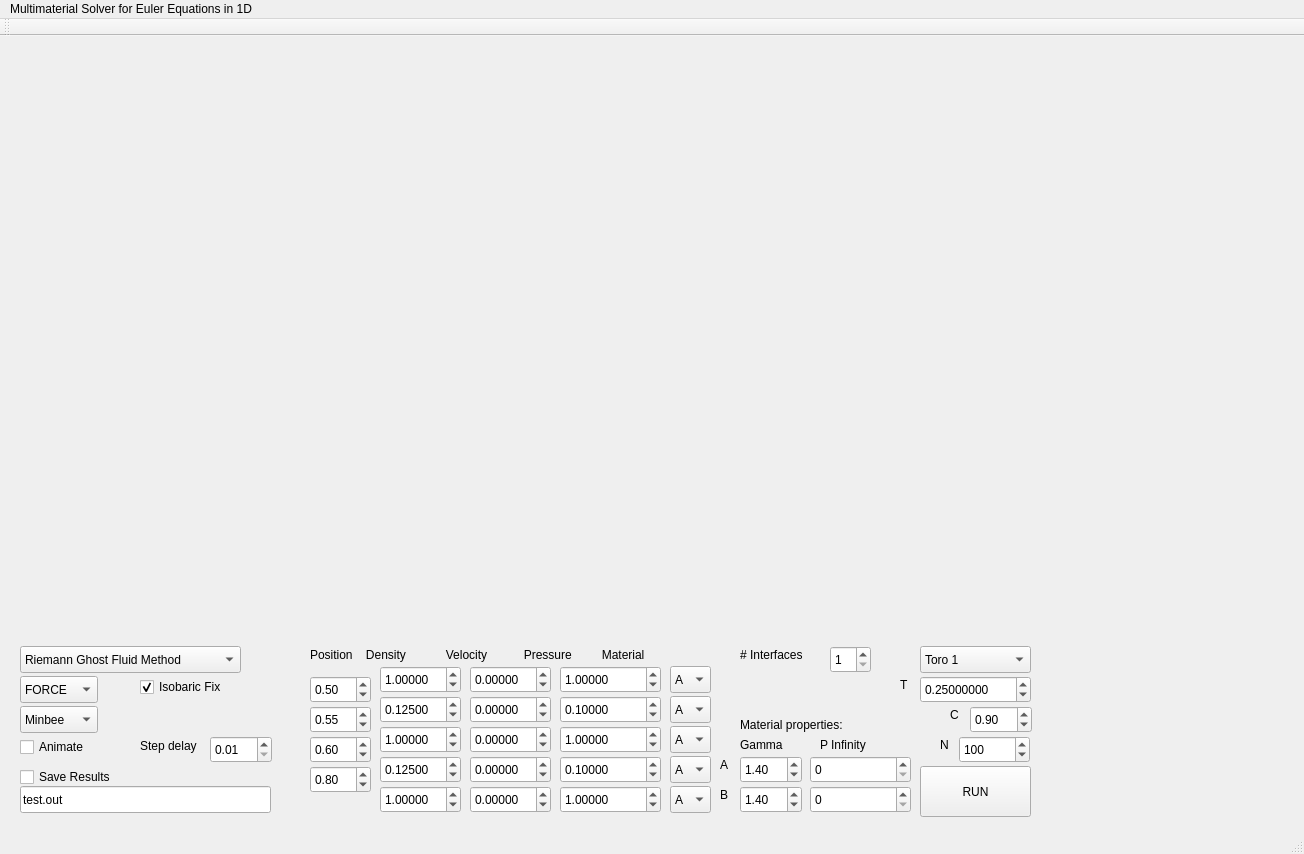
<?xml version="1.0" encoding="UTF-8"?>
<ui version="4.0">
 <class>MainWindow</class>
 <widget class="QMainWindow" name="MainWindow">
  <property name="geometry">
   <rect>
    <x>0</x>
    <y>0</y>
    <width>1304</width>
    <height>854</height>
   </rect>
  </property>
  <property name="windowTitle">
   <string>MainWindow</string>
  </property>
  <widget class="QWidget" name="centralWidget">
   <widget class="QPushButton" name="runButton">
    <property name="geometry">
     <rect>
      <x>920</x>
      <y>730</y>
      <width>111</width>
      <height>51</height>
     </rect>
    </property>
    <property name="text">
     <string>RUN</string>
    </property>
   </widget>
   <widget class="QCustomPlot" name="densityPlot" native="true">
    <property name="geometry">
     <rect>
      <x>30</x>
      <y>20</y>
      <width>471</width>
      <height>261</height>
     </rect>
    </property>
   </widget>
   <widget class="QCustomPlot" name="velocityPlot" native="true">
    <property name="geometry">
     <rect>
      <x>550</x>
      <y>20</y>
      <width>471</width>
      <height>261</height>
     </rect>
    </property>
   </widget>
   <widget class="QCustomPlot" name="pressurePlot" native="true">
    <property name="geometry">
     <rect>
      <x>30</x>
      <y>310</y>
      <width>471</width>
      <height>261</height>
     </rect>
    </property>
   </widget>
   <widget class="QCustomPlot" name="energyPlot" native="true">
    <property name="geometry">
     <rect>
      <x>550</x>
      <y>310</y>
      <width>471</width>
      <height>261</height>
     </rect>
    </property>
   </widget>
   <widget class="QComboBox" name="testCombo">
    <property name="geometry">
     <rect>
      <x>920</x>
      <y>610</y>
      <width>111</width>
      <height>27</height>
     </rect>
    </property>
    <item>
     <property name="text">
      <string>Toro 1</string>
     </property>
    </item>
    <item>
     <property name="text">
      <string>Toro 2</string>
     </property>
    </item>
    <item>
     <property name="text">
      <string>Toro 3</string>
     </property>
    </item>
    <item>
     <property name="text">
      <string>Toro 4</string>
     </property>
    </item>
    <item>
     <property name="text">
      <string>Toro 5</string>
     </property>
    </item>
    <item>
     <property name="text">
      <string>MiniProject A</string>
     </property>
    </item>
    <item>
     <property name="text">
      <string>MiniProject B</string>
     </property>
    </item>
    <item>
     <property name="text">
      <string>MiniProject C</string>
     </property>
    </item>
    <item>
     <property name="text">
      <string>MiniProject D</string>
     </property>
    </item>
    <item>
     <property name="text">
      <string>MiniProject E</string>
     </property>
    </item>
   </widget>
   <widget class="QComboBox" name="schemeCombo">
    <property name="geometry">
     <rect>
      <x>20</x>
      <y>640</y>
      <width>78</width>
      <height>27</height>
     </rect>
    </property>
    <item>
     <property name="text">
      <string>FORCE</string>
     </property>
    </item>
    <item>
     <property name="text">
      <string>FLIC</string>
     </property>
    </item>
    <item>
     <property name="text">
      <string>SLIC</string>
     </property>
    </item>
    <item>
     <property name="text">
      <string>MUSCL</string>
     </property>
    </item>
   </widget>
   <widget class="QComboBox" name="limiterCombo">
    <property name="geometry">
     <rect>
      <x>20</x>
      <y>670</y>
      <width>78</width>
      <height>27</height>
     </rect>
    </property>
    <item>
     <property name="text">
      <string>Minbee</string>
     </property>
    </item>
    <item>
     <property name="text">
      <string>Vanleer</string>
     </property>
    </item>
    <item>
     <property name="text">
      <string>Superbee</string>
     </property>
    </item>
   </widget>
   <widget class="QDoubleSpinBox" name="rho0">
    <property name="geometry">
     <rect>
      <x>380</x>
      <y>630</y>
      <width>81</width>
      <height>27</height>
     </rect>
    </property>
    <property name="decimals">
     <number>5</number>
    </property>
    <property name="maximum">
     <double>10000.000000000000000</double>
    </property>
    <property name="singleStep">
     <double>0.100000000000000</double>
    </property>
    <property name="value">
     <double>1.000000000000000</double>
    </property>
   </widget>
   <widget class="QDoubleSpinBox" name="u0">
    <property name="geometry">
     <rect>
      <x>470</x>
      <y>630</y>
      <width>81</width>
      <height>27</height>
     </rect>
    </property>
    <property name="decimals">
     <number>5</number>
    </property>
    <property name="minimum">
     <double>-10000.000000000000000</double>
    </property>
    <property name="maximum">
     <double>10000.000000000000000</double>
    </property>
    <property name="value">
     <double>0.000000000000000</double>
    </property>
   </widget>
   <widget class="QDoubleSpinBox" name="p0">
    <property name="geometry">
     <rect>
      <x>560</x>
      <y>630</y>
      <width>101</width>
      <height>27</height>
     </rect>
    </property>
    <property name="decimals">
     <number>5</number>
    </property>
    <property name="maximum">
     <double>1000000000.000000000000000</double>
    </property>
    <property name="singleStep">
     <double>0.100000000000000</double>
    </property>
    <property name="value">
     <double>1.000000000000000</double>
    </property>
   </widget>
   <widget class="QDoubleSpinBox" name="gammaA">
    <property name="geometry">
     <rect>
      <x>740</x>
      <y>720</y>
      <width>62</width>
      <height>27</height>
     </rect>
    </property>
    <property name="maximum">
     <double>5.000000000000000</double>
    </property>
    <property name="singleStep">
     <double>0.100000000000000</double>
    </property>
    <property name="value">
     <double>1.400000000000000</double>
    </property>
   </widget>
   <widget class="QDoubleSpinBox" name="rho1">
    <property name="geometry">
     <rect>
      <x>380</x>
      <y>660</y>
      <width>81</width>
      <height>27</height>
     </rect>
    </property>
    <property name="decimals">
     <number>5</number>
    </property>
    <property name="maximum">
     <double>10000.000000000000000</double>
    </property>
    <property name="singleStep">
     <double>0.100000000000000</double>
    </property>
    <property name="value">
     <double>0.125000000000000</double>
    </property>
   </widget>
   <widget class="QDoubleSpinBox" name="u1">
    <property name="geometry">
     <rect>
      <x>470</x>
      <y>660</y>
      <width>81</width>
      <height>27</height>
     </rect>
    </property>
    <property name="decimals">
     <number>5</number>
    </property>
    <property name="minimum">
     <double>-10000.000000000000000</double>
    </property>
    <property name="maximum">
     <double>10000.000000000000000</double>
    </property>
    <property name="value">
     <double>0.000000000000000</double>
    </property>
   </widget>
   <widget class="QDoubleSpinBox" name="p1">
    <property name="geometry">
     <rect>
      <x>560</x>
      <y>660</y>
      <width>101</width>
      <height>27</height>
     </rect>
    </property>
    <property name="decimals">
     <number>5</number>
    </property>
    <property name="maximum">
     <double>1000000000.000000000000000</double>
    </property>
    <property name="singleStep">
     <double>0.100000000000000</double>
    </property>
    <property name="value">
     <double>0.100000000000000</double>
    </property>
   </widget>
   <widget class="QDoubleSpinBox" name="gammaB">
    <property name="geometry">
     <rect>
      <x>740</x>
      <y>750</y>
      <width>62</width>
      <height>27</height>
     </rect>
    </property>
    <property name="maximum">
     <double>5.000000000000000</double>
    </property>
    <property name="singleStep">
     <double>0.100000000000000</double>
    </property>
    <property name="value">
     <double>1.400000000000000</double>
    </property>
   </widget>
   <widget class="QLabel" name="label">
    <property name="geometry">
     <rect>
      <x>310</x>
      <y>610</y>
      <width>401</width>
      <height>17</height>
     </rect>
    </property>
    <property name="text">
     <string>Position    Density            Velocity           Pressure         Material</string>
    </property>
   </widget>
   <widget class="QSpinBox" name="Cells">
    <property name="geometry">
     <rect>
      <x>959</x>
      <y>700</y>
      <width>71</width>
      <height>27</height>
     </rect>
    </property>
    <property name="minimum">
     <number>2</number>
    </property>
    <property name="maximum">
     <number>99999</number>
    </property>
    <property name="singleStep">
     <number>100</number>
    </property>
    <property name="value">
     <number>100</number>
    </property>
   </widget>
   <widget class="QLabel" name="label_2">
    <property name="geometry">
     <rect>
      <x>940</x>
      <y>700</y>
      <width>16</width>
      <height>17</height>
     </rect>
    </property>
    <property name="text">
     <string>N</string>
    </property>
   </widget>
   <widget class="QLabel" name="label_3">
    <property name="geometry">
     <rect>
      <x>950</x>
      <y>670</y>
      <width>16</width>
      <height>17</height>
     </rect>
    </property>
    <property name="text">
     <string>C</string>
    </property>
   </widget>
   <widget class="QDoubleSpinBox" name="CFL">
    <property name="geometry">
     <rect>
      <x>970</x>
      <y>670</y>
      <width>62</width>
      <height>27</height>
     </rect>
    </property>
    <property name="maximum">
     <double>1.000000000000000</double>
    </property>
    <property name="singleStep">
     <double>0.100000000000000</double>
    </property>
    <property name="value">
     <double>0.900000000000000</double>
    </property>
   </widget>
   <widget class="QDoubleSpinBox" name="Time">
    <property name="geometry">
     <rect>
      <x>920</x>
      <y>640</y>
      <width>111</width>
      <height>27</height>
     </rect>
    </property>
    <property name="decimals">
     <number>8</number>
    </property>
    <property name="maximum">
     <double>10.000000000000000</double>
    </property>
    <property name="singleStep">
     <double>0.005000000000000</double>
    </property>
    <property name="value">
     <double>0.250000000000000</double>
    </property>
   </widget>
   <widget class="QLabel" name="label_6">
    <property name="geometry">
     <rect>
      <x>900</x>
      <y>640</y>
      <width>16</width>
      <height>17</height>
     </rect>
    </property>
    <property name="text">
     <string>T</string>
    </property>
   </widget>
   <widget class="QCheckBox" name="saveResults">
    <property name="geometry">
     <rect>
      <x>20</x>
      <y>730</y>
      <width>121</width>
      <height>22</height>
     </rect>
    </property>
    <property name="text">
     <string>Save Results</string>
    </property>
    <property name="tristate">
     <bool>false</bool>
    </property>
   </widget>
   <widget class="QLineEdit" name="fileName">
    <property name="geometry">
     <rect>
      <x>20</x>
      <y>750</y>
      <width>251</width>
      <height>27</height>
     </rect>
    </property>
    <property name="text">
     <string>test.out</string>
    </property>
   </widget>
   <widget class="QCheckBox" name="isobaricFix">
    <property name="geometry">
     <rect>
      <x>140</x>
      <y>640</y>
      <width>101</width>
      <height>22</height>
     </rect>
    </property>
    <property name="text">
     <string>Isobaric Fix</string>
    </property>
    <property name="checkable">
     <bool>true</bool>
    </property>
    <property name="checked">
     <bool>true</bool>
    </property>
    <property name="tristate">
     <bool>false</bool>
    </property>
   </widget>
   <widget class="QComboBox" name="GFMCombo">
    <property name="geometry">
     <rect>
      <x>20</x>
      <y>610</y>
      <width>221</width>
      <height>27</height>
     </rect>
    </property>
    <item>
     <property name="text">
      <string>Riemann Ghost Fluid Method</string>
     </property>
    </item>
    <item>
     <property name="text">
      <string>Original Ghost Fluid Method</string>
     </property>
    </item>
   </widget>
   <widget class="QDoubleSpinBox" name="p3">
    <property name="geometry">
     <rect>
      <x>560</x>
      <y>720</y>
      <width>101</width>
      <height>27</height>
     </rect>
    </property>
    <property name="decimals">
     <number>5</number>
    </property>
    <property name="maximum">
     <double>1000000000.000000000000000</double>
    </property>
    <property name="singleStep">
     <double>0.100000000000000</double>
    </property>
    <property name="value">
     <double>0.100000000000000</double>
    </property>
   </widget>
   <widget class="QDoubleSpinBox" name="rho2">
    <property name="geometry">
     <rect>
      <x>380</x>
      <y>690</y>
      <width>81</width>
      <height>27</height>
     </rect>
    </property>
    <property name="decimals">
     <number>5</number>
    </property>
    <property name="maximum">
     <double>10000.000000000000000</double>
    </property>
    <property name="singleStep">
     <double>0.100000000000000</double>
    </property>
    <property name="value">
     <double>1.000000000000000</double>
    </property>
   </widget>
   <widget class="QDoubleSpinBox" name="u2">
    <property name="geometry">
     <rect>
      <x>470</x>
      <y>690</y>
      <width>81</width>
      <height>27</height>
     </rect>
    </property>
    <property name="decimals">
     <number>5</number>
    </property>
    <property name="minimum">
     <double>-10000.000000000000000</double>
    </property>
    <property name="maximum">
     <double>10000.000000000000000</double>
    </property>
    <property name="value">
     <double>0.000000000000000</double>
    </property>
   </widget>
   <widget class="QDoubleSpinBox" name="rho3">
    <property name="geometry">
     <rect>
      <x>380</x>
      <y>720</y>
      <width>81</width>
      <height>27</height>
     </rect>
    </property>
    <property name="decimals">
     <number>5</number>
    </property>
    <property name="maximum">
     <double>10000.000000000000000</double>
    </property>
    <property name="singleStep">
     <double>0.100000000000000</double>
    </property>
    <property name="value">
     <double>0.125000000000000</double>
    </property>
   </widget>
   <widget class="QDoubleSpinBox" name="p2">
    <property name="geometry">
     <rect>
      <x>560</x>
      <y>690</y>
      <width>101</width>
      <height>27</height>
     </rect>
    </property>
    <property name="decimals">
     <number>5</number>
    </property>
    <property name="maximum">
     <double>1000000000.000000000000000</double>
    </property>
    <property name="singleStep">
     <double>0.100000000000000</double>
    </property>
    <property name="value">
     <double>1.000000000000000</double>
    </property>
   </widget>
   <widget class="QDoubleSpinBox" name="u3">
    <property name="geometry">
     <rect>
      <x>470</x>
      <y>720</y>
      <width>81</width>
      <height>27</height>
     </rect>
    </property>
    <property name="decimals">
     <number>5</number>
    </property>
    <property name="minimum">
     <double>-10000.000000000000000</double>
    </property>
    <property name="maximum">
     <double>10000.000000000000000</double>
    </property>
    <property name="value">
     <double>0.000000000000000</double>
    </property>
   </widget>
   <widget class="QComboBox" name="mat0">
    <property name="geometry">
     <rect>
      <x>670</x>
      <y>630</y>
      <width>41</width>
      <height>27</height>
     </rect>
    </property>
    <item>
     <property name="text">
      <string>A</string>
     </property>
    </item>
    <item>
     <property name="text">
      <string>B</string>
     </property>
    </item>
   </widget>
   <widget class="QComboBox" name="mat1">
    <property name="geometry">
     <rect>
      <x>670</x>
      <y>660</y>
      <width>41</width>
      <height>27</height>
     </rect>
    </property>
    <item>
     <property name="text">
      <string>A</string>
     </property>
    </item>
    <item>
     <property name="text">
      <string>B</string>
     </property>
    </item>
   </widget>
   <widget class="QComboBox" name="mat3">
    <property name="geometry">
     <rect>
      <x>670</x>
      <y>720</y>
      <width>41</width>
      <height>27</height>
     </rect>
    </property>
    <item>
     <property name="text">
      <string>A</string>
     </property>
    </item>
    <item>
     <property name="text">
      <string>B</string>
     </property>
    </item>
   </widget>
   <widget class="QComboBox" name="mat2">
    <property name="geometry">
     <rect>
      <x>670</x>
      <y>690</y>
      <width>41</width>
      <height>27</height>
     </rect>
    </property>
    <item>
     <property name="text">
      <string>A</string>
     </property>
    </item>
    <item>
     <property name="text">
      <string>B</string>
     </property>
    </item>
   </widget>
   <widget class="QDoubleSpinBox" name="x0">
    <property name="geometry">
     <rect>
      <x>310</x>
      <y>640</y>
      <width>61</width>
      <height>27</height>
     </rect>
    </property>
    <property name="decimals">
     <number>2</number>
    </property>
    <property name="maximum">
     <double>1.000000000000000</double>
    </property>
    <property name="singleStep">
     <double>0.050000000000000</double>
    </property>
    <property name="value">
     <double>0.500000000000000</double>
    </property>
   </widget>
   <widget class="QDoubleSpinBox" name="x1">
    <property name="geometry">
     <rect>
      <x>310</x>
      <y>670</y>
      <width>61</width>
      <height>27</height>
     </rect>
    </property>
    <property name="decimals">
     <number>2</number>
    </property>
    <property name="maximum">
     <double>1.000000000000000</double>
    </property>
    <property name="singleStep">
     <double>0.100000000000000</double>
    </property>
    <property name="value">
     <double>0.550000000000000</double>
    </property>
   </widget>
   <widget class="QDoubleSpinBox" name="x2">
    <property name="geometry">
     <rect>
      <x>310</x>
      <y>700</y>
      <width>61</width>
      <height>27</height>
     </rect>
    </property>
    <property name="decimals">
     <number>2</number>
    </property>
    <property name="maximum">
     <double>1.000000000000000</double>
    </property>
    <property name="singleStep">
     <double>0.100000000000000</double>
    </property>
    <property name="value">
     <double>0.600000000000000</double>
    </property>
   </widget>
   <widget class="QSpinBox" name="Interfaces">
    <property name="geometry">
     <rect>
      <x>830</x>
      <y>610</y>
      <width>41</width>
      <height>27</height>
     </rect>
    </property>
    <property name="minimum">
     <number>1</number>
    </property>
    <property name="maximum">
     <number>4</number>
    </property>
    <property name="value">
     <number>1</number>
    </property>
   </widget>
   <widget class="QLabel" name="label_4">
    <property name="geometry">
     <rect>
      <x>740</x>
      <y>610</y>
      <width>91</width>
      <height>17</height>
     </rect>
    </property>
    <property name="text">
     <string># Interfaces</string>
    </property>
   </widget>
   <widget class="QLabel" name="label_5">
    <property name="geometry">
     <rect>
      <x>740</x>
      <y>700</y>
      <width>51</width>
      <height>17</height>
     </rect>
    </property>
    <property name="text">
     <string>Gamma</string>
    </property>
   </widget>
   <widget class="QCustomPlot" name="levelsetPlot" native="true">
    <property name="geometry">
     <rect>
      <x>1050</x>
      <y>120</y>
      <width>221</width>
      <height>161</height>
     </rect>
    </property>
   </widget>
   <widget class="QCheckBox" name="Animate">
    <property name="geometry">
     <rect>
      <x>20</x>
      <y>700</y>
      <width>121</width>
      <height>22</height>
     </rect>
    </property>
    <property name="text">
     <string>Animate</string>
    </property>
    <property name="tristate">
     <bool>false</bool>
    </property>
   </widget>
   <widget class="QDoubleSpinBox" name="SleepTime">
    <property name="geometry">
     <rect>
      <x>210</x>
      <y>700</y>
      <width>62</width>
      <height>27</height>
     </rect>
    </property>
    <property name="decimals">
     <number>2</number>
    </property>
    <property name="minimum">
     <double>0.010000000000000</double>
    </property>
    <property name="maximum">
     <double>0.200000000000000</double>
    </property>
    <property name="singleStep">
     <double>0.010000000000000</double>
    </property>
   </widget>
   <widget class="QLabel" name="SleepTimeLabel">
    <property name="geometry">
     <rect>
      <x>140</x>
      <y>700</y>
      <width>71</width>
      <height>20</height>
     </rect>
    </property>
    <property name="text">
     <string>Step delay</string>
    </property>
   </widget>
   <widget class="QLabel" name="label_8">
    <property name="geometry">
     <rect>
      <x>820</x>
      <y>700</y>
      <width>71</width>
      <height>17</height>
     </rect>
    </property>
    <property name="text">
     <string>P Infinity</string>
    </property>
   </widget>
   <widget class="QDoubleSpinBox" name="pInfA">
    <property name="geometry">
     <rect>
      <x>810</x>
      <y>720</y>
      <width>101</width>
      <height>27</height>
     </rect>
    </property>
    <property name="decimals">
     <number>0</number>
    </property>
    <property name="maximum">
     <double>1000000000.000000000000000</double>
    </property>
    <property name="singleStep">
     <double>100000000.000000000000000</double>
    </property>
    <property name="value">
     <double>0.000000000000000</double>
    </property>
   </widget>
   <widget class="QDoubleSpinBox" name="pInfB">
    <property name="geometry">
     <rect>
      <x>810</x>
      <y>750</y>
      <width>101</width>
      <height>27</height>
     </rect>
    </property>
    <property name="decimals">
     <number>0</number>
    </property>
    <property name="maximum">
     <double>1000000000.000000000000000</double>
    </property>
    <property name="singleStep">
     <double>100000000.000000000000000</double>
    </property>
    <property name="value">
     <double>0.000000000000000</double>
    </property>
   </widget>
   <widget class="QLabel" name="label_7">
    <property name="geometry">
     <rect>
      <x>720</x>
      <y>720</y>
      <width>16</width>
      <height>17</height>
     </rect>
    </property>
    <property name="text">
     <string>A</string>
    </property>
   </widget>
   <widget class="QLabel" name="label_9">
    <property name="geometry">
     <rect>
      <x>720</x>
      <y>750</y>
      <width>16</width>
      <height>17</height>
     </rect>
    </property>
    <property name="text">
     <string>B</string>
    </property>
   </widget>
   <widget class="QCustomPlot" name="gammaPlot" native="true">
    <property name="geometry">
     <rect>
      <x>1050</x>
      <y>310</y>
      <width>221</width>
      <height>161</height>
     </rect>
    </property>
   </widget>
   <widget class="QDoubleSpinBox" name="p4">
    <property name="geometry">
     <rect>
      <x>560</x>
      <y>750</y>
      <width>101</width>
      <height>27</height>
     </rect>
    </property>
    <property name="decimals">
     <number>5</number>
    </property>
    <property name="maximum">
     <double>1000000000.000000000000000</double>
    </property>
    <property name="singleStep">
     <double>0.100000000000000</double>
    </property>
    <property name="value">
     <double>1.000000000000000</double>
    </property>
   </widget>
   <widget class="QDoubleSpinBox" name="rho4">
    <property name="geometry">
     <rect>
      <x>380</x>
      <y>750</y>
      <width>81</width>
      <height>27</height>
     </rect>
    </property>
    <property name="decimals">
     <number>5</number>
    </property>
    <property name="maximum">
     <double>10000.000000000000000</double>
    </property>
    <property name="singleStep">
     <double>0.100000000000000</double>
    </property>
    <property name="value">
     <double>1.000000000000000</double>
    </property>
   </widget>
   <widget class="QDoubleSpinBox" name="u4">
    <property name="geometry">
     <rect>
      <x>470</x>
      <y>750</y>
      <width>81</width>
      <height>27</height>
     </rect>
    </property>
    <property name="decimals">
     <number>5</number>
    </property>
    <property name="minimum">
     <double>-10000.000000000000000</double>
    </property>
    <property name="maximum">
     <double>10000.000000000000000</double>
    </property>
    <property name="value">
     <double>0.000000000000000</double>
    </property>
   </widget>
   <widget class="QComboBox" name="mat4">
    <property name="geometry">
     <rect>
      <x>670</x>
      <y>750</y>
      <width>41</width>
      <height>27</height>
     </rect>
    </property>
    <item>
     <property name="text">
      <string>A</string>
     </property>
    </item>
    <item>
     <property name="text">
      <string>B</string>
     </property>
    </item>
   </widget>
   <widget class="QDoubleSpinBox" name="x3">
    <property name="geometry">
     <rect>
      <x>310</x>
      <y>730</y>
      <width>61</width>
      <height>27</height>
     </rect>
    </property>
    <property name="decimals">
     <number>2</number>
    </property>
    <property name="maximum">
     <double>1.000000000000000</double>
    </property>
    <property name="singleStep">
     <double>0.100000000000000</double>
    </property>
    <property name="value">
     <double>0.800000000000000</double>
    </property>
   </widget>
   <widget class="QLabel" name="label_10">
    <property name="geometry">
     <rect>
      <x>740</x>
      <y>680</y>
      <width>141</width>
      <height>17</height>
     </rect>
    </property>
    <property name="text">
     <string>Material properties:</string>
    </property>
   </widget>
  </widget>
  <widget class="QMenuBar" name="menuBar">
   <property name="geometry">
    <rect>
     <x>0</x>
     <y>0</y>
     <width>1304</width>
     <height>25</height>
    </rect>
   </property>
   <widget class="QMenu" name="menuEuler_equations_in_1D">
    <property name="title">
     <string>Multimaterial Solver for Euler Equations in 1D</string>
    </property>
   </widget>
   <addaction name="menuEuler_equations_in_1D"/>
  </widget>
  <widget class="QToolBar" name="mainToolBar">
   <attribute name="toolBarArea">
    <enum>TopToolBarArea</enum>
   </attribute>
   <attribute name="toolBarBreak">
    <bool>false</bool>
   </attribute>
  </widget>
  <widget class="QStatusBar" name="statusBar"/>
 </widget>
 <layoutdefault spacing="6" margin="11"/>
 <customwidgets>
  <customwidget>
   <class>QCustomPlot</class>
   <extends>QWidget</extends>
   <header>qcustomplot.h</header>
   <container>1</container>
  </customwidget>
 </customwidgets>
 <resources/>
 <connections/>
</ui>
